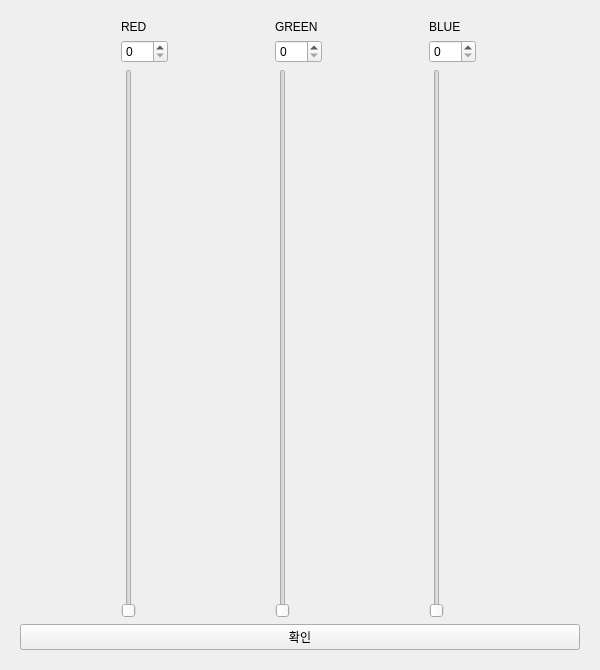
<?xml version="1.0" encoding="UTF-8"?>
<ui version="4.0">
 <class>Form</class>
 <widget class="QWidget" name="Form">
  <property name="geometry">
   <rect>
    <x>0</x>
    <y>0</y>
    <width>600</width>
    <height>670</height>
   </rect>
  </property>
  <property name="windowTitle">
   <string>Form</string>
  </property>
  <layout class="QHBoxLayout" name="horizontalLayout_3">
   <item>
    <widget class="QWidget" name="widget" native="true">
     <layout class="QHBoxLayout" name="horizontalLayout_2">
      <item>
       <layout class="QVBoxLayout" name="verticalLayout_2">
        <item>
         <layout class="QHBoxLayout" name="horizontalLayout">
          <item>
           <layout class="QGridLayout" name="gridLayout">
            <item row="0" column="0">
             <widget class="QLabel" name="lbl_red">
              <property name="text">
               <string>RED</string>
              </property>
             </widget>
            </item>
            <item row="1" column="0">
             <widget class="QSpinBox" name="spin_red">
              <property name="maximum">
               <number>255</number>
              </property>
             </widget>
            </item>
            <item row="2" column="0">
             <widget class="QSlider" name="vslider_red">
              <property name="maximum">
               <number>255</number>
              </property>
              <property name="orientation">
               <enum>Qt::Vertical</enum>
              </property>
              <property name="tickInterval">
               <number>2</number>
              </property>
             </widget>
            </item>
           </layout>
          </item>
          <item>
           <layout class="QGridLayout" name="gridLayout_2">
            <item row="0" column="0">
             <widget class="QLabel" name="lbl_green">
              <property name="text">
               <string>GREEN</string>
              </property>
             </widget>
            </item>
            <item row="1" column="0">
             <widget class="QSpinBox" name="spin_green">
              <property name="maximum">
               <number>255</number>
              </property>
             </widget>
            </item>
            <item row="2" column="0">
             <widget class="QSlider" name="vslider_green">
              <property name="maximum">
               <number>255</number>
              </property>
              <property name="orientation">
               <enum>Qt::Vertical</enum>
              </property>
             </widget>
            </item>
           </layout>
          </item>
          <item>
           <layout class="QGridLayout" name="gridLayout_3">
            <item row="0" column="0">
             <widget class="QLabel" name="lbl_blue">
              <property name="text">
               <string>BLUE</string>
              </property>
             </widget>
            </item>
            <item row="1" column="0">
             <widget class="QSpinBox" name="spin_blue">
              <property name="maximum">
               <number>255</number>
              </property>
             </widget>
            </item>
            <item row="2" column="0">
             <widget class="QSlider" name="vslider_blue">
              <property name="maximum">
               <number>255</number>
              </property>
              <property name="orientation">
               <enum>Qt::Vertical</enum>
              </property>
             </widget>
            </item>
           </layout>
          </item>
         </layout>
        </item>
        <item>
         <widget class="QPushButton" name="btn_ok">
          <property name="text">
           <string>확인</string>
          </property>
         </widget>
        </item>
       </layout>
      </item>
     </layout>
    </widget>
   </item>
  </layout>
 </widget>
 <resources/>
 <connections>
  <connection>
   <sender>vslider_red</sender>
   <signal>valueChanged(int)</signal>
   <receiver>spin_red</receiver>
   <slot>setValue(int)</slot>
   <hints>
    <hint type="sourcelabel">
     <x>74</x>
     <y>198</y>
    </hint>
    <hint type="destinationlabel">
     <x>86</x>
     <y>42</y>
    </hint>
   </hints>
  </connection>
  <connection>
   <sender>spin_red</sender>
   <signal>valueChanged(int)</signal>
   <receiver>vslider_red</receiver>
   <slot>setValue(int)</slot>
   <hints>
    <hint type="sourcelabel">
     <x>101</x>
     <y>42</y>
    </hint>
    <hint type="destinationlabel">
     <x>74</x>
     <y>126</y>
    </hint>
   </hints>
  </connection>
  <connection>
   <sender>spin_green</sender>
   <signal>valueChanged(int)</signal>
   <receiver>vslider_green</receiver>
   <slot>setValue(int)</slot>
   <hints>
    <hint type="sourcelabel">
     <x>263</x>
     <y>44</y>
    </hint>
    <hint type="destinationlabel">
     <x>263</x>
     <y>169</y>
    </hint>
   </hints>
  </connection>
  <connection>
   <sender>vslider_green</sender>
   <signal>valueChanged(int)</signal>
   <receiver>spin_green</receiver>
   <slot>setValue(int)</slot>
   <hints>
    <hint type="sourcelabel">
     <x>263</x>
     <y>322</y>
    </hint>
    <hint type="destinationlabel">
     <x>266</x>
     <y>44</y>
    </hint>
   </hints>
  </connection>
  <connection>
   <sender>spin_blue</sender>
   <signal>valueChanged(int)</signal>
   <receiver>vslider_blue</receiver>
   <slot>setValue(int)</slot>
   <hints>
    <hint type="sourcelabel">
     <x>453</x>
     <y>43</y>
    </hint>
    <hint type="destinationlabel">
     <x>453</x>
     <y>133</y>
    </hint>
   </hints>
  </connection>
  <connection>
   <sender>vslider_blue</sender>
   <signal>valueChanged(int)</signal>
   <receiver>spin_blue</receiver>
   <slot>setValue(int)</slot>
   <hints>
    <hint type="sourcelabel">
     <x>453</x>
     <y>174</y>
    </hint>
    <hint type="destinationlabel">
     <x>453</x>
     <y>40</y>
    </hint>
   </hints>
  </connection>
 </connections>
</ui>
